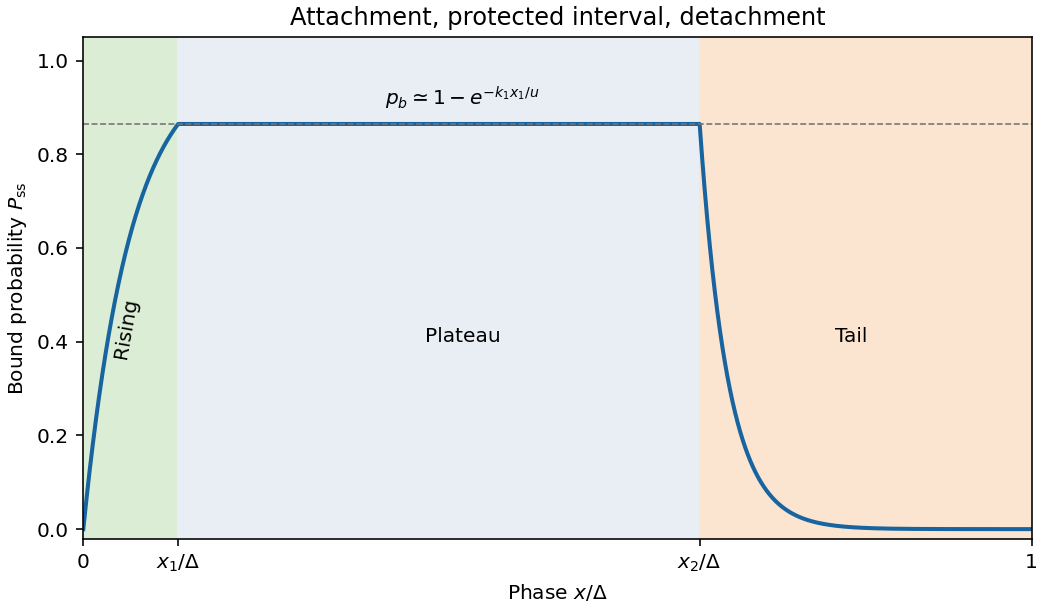

Source code (Python):
"""Generate a periodic two-state motor occupancy sketch; Python 3.14, NumPy 2.3, Matplotlib 3.10."""
from pathlib import Path
import matplotlib
matplotlib.use('Agg')
import matplotlib.pyplot as plt
import numpy as np

Delta=1.;x1=.1;x2=.65;k1=6.;k2=10.;u=.3
A=np.exp(-k1*x1/u);B=np.exp(-k2*(Delta-x2)/u)
pb=(1-A)/(1-A*B);p0=B*pb
x=np.linspace(0,Delta,3001)
p=np.where(x<x1,1-(1-p0)*np.exp(-k1*x/u),np.where(x<x2,pb,pb*np.exp(-k2*(x-x2)/u)))
fig,ax=plt.subplots(figsize=(7.2,4.2),layout='constrained',facecolor='white')
ax.set_facecolor('white')
ax.axvspan(0,x1,color='#dbeed5');ax.axvspan(x1,x2,color='#e9eef5');ax.axvspan(x2,1,color='#fbe5d0')
ax.plot(x,p,color='#1764a0',lw=2)
ax.set(xlim=(0,1),ylim=(-.02,1.05),xlabel=r'Phase $x/\Delta$',ylabel=r'Bound probability $P_{\rm ss}$',title='Attachment, protected interval, detachment')
ax.set_xticks([0,x1,x2,1],['0',r'$x_1/\Delta$',r'$x_2/\Delta$','1'])
ax.axhline(pb,color='.45',lw=.8,ls='--');ax.text(.4,pb+.04,r'$p_b\simeq1-e^{-k_1x_1/u}$',ha='center')
ax.text(.03,.37,'Rising',rotation=80);ax.text(.4,.40,'Plateau',ha='center');ax.text(.81,.4,'Tail',ha='center')
fig.savefig(Path.cwd()/Path(__file__).with_suffix('.png').name,dpi=145,facecolor='white',transparent=False)
